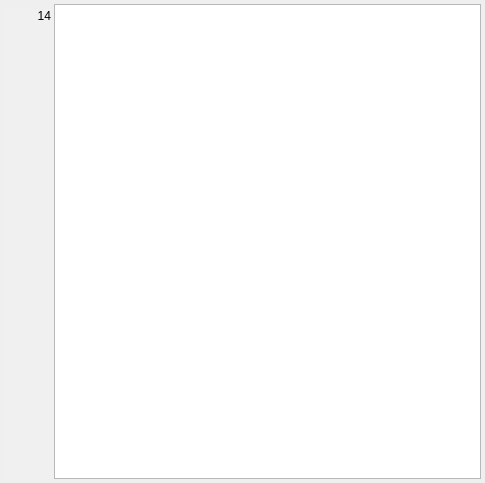
<?xml version="1.0" encoding="UTF-8"?>
<ui version="4.0">
 <class>Form</class>
 <widget class="QWidget" name="Form">
  <property name="geometry">
   <rect>
    <x>0</x>
    <y>0</y>
    <width>485</width>
    <height>483</height>
   </rect>
  </property>
  <property name="windowTitle">
   <string>Form</string>
  </property>
  <layout class="QHBoxLayout" name="horizontalLayout">
   <property name="spacing">
    <number>0</number>
   </property>
   <property name="leftMargin">
    <number>4</number>
   </property>
   <property name="topMargin">
    <number>4</number>
   </property>
   <property name="rightMargin">
    <number>4</number>
   </property>
   <property name="bottomMargin">
    <number>4</number>
   </property>
   <item>
    <widget class="QListWidget" name="listWidget">
     <property name="sizePolicy">
      <sizepolicy hsizetype="Preferred" vsizetype="Expanding">
       <horstretch>0</horstretch>
       <verstretch>0</verstretch>
      </sizepolicy>
     </property>
     <property name="maximumSize">
      <size>
       <width>50</width>
       <height>16777215</height>
      </size>
     </property>
     <property name="layoutDirection">
      <enum>Qt::RightToLeft</enum>
     </property>
     <property name="styleSheet">
      <string notr="true">border:0px;
background-color: #f0f0f0;
margin-top: 5px;</string>
     </property>
     <property name="verticalScrollBarPolicy">
      <enum>Qt::ScrollBarAlwaysOff</enum>
     </property>
     <property name="horizontalScrollBarPolicy">
      <enum>Qt::ScrollBarAlwaysOff</enum>
     </property>
     <property name="selectionBehavior">
      <enum>QAbstractItemView::SelectItems</enum>
     </property>
     <property name="resizeMode">
      <enum>QListView::Fixed</enum>
     </property>
     <property name="gridSize">
      <size>
       <width>0</width>
       <height>0</height>
      </size>
     </property>
     <property name="uniformItemSizes">
      <bool>true</bool>
     </property>
     <property name="batchSize">
      <number>100</number>
     </property>
     <property name="selectionRectVisible">
      <bool>false</bool>
     </property>
     <item>
      <property name="text">
       <string>1</string>
      </property>
     </item>
     <item>
      <property name="text">
       <string>2</string>
      </property>
     </item>
     <item>
      <property name="text">
       <string>3</string>
      </property>
     </item>
     <item>
      <property name="text">
       <string>4</string>
      </property>
     </item>
     <item>
      <property name="text">
       <string>5</string>
      </property>
     </item>
     <item>
      <property name="text">
       <string>6</string>
      </property>
     </item>
     <item>
      <property name="text">
       <string>7</string>
      </property>
     </item>
     <item>
      <property name="text">
       <string>8</string>
      </property>
     </item>
     <item>
      <property name="text">
       <string>9</string>
      </property>
     </item>
     <item>
      <property name="text">
       <string>10</string>
      </property>
     </item>
     <item>
      <property name="text">
       <string>11</string>
      </property>
     </item>
     <item>
      <property name="text">
       <string>12</string>
      </property>
     </item>
     <item>
      <property name="text">
       <string>13</string>
      </property>
     </item>
     <item>
      <property name="text">
       <string>14</string>
      </property>
     </item>
    </widget>
   </item>
   <item>
    <widget class="QTextEdit" name="textEdit"/>
   </item>
  </layout>
 </widget>
 <resources/>
 <connections/>
</ui>
